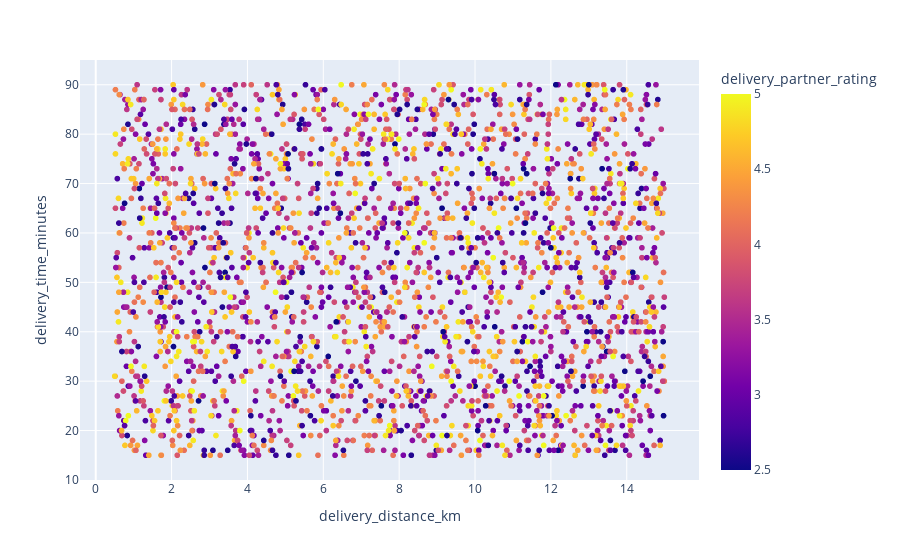

Notebook code for this chart:
### Code cell
fig2 = px.scatter(food, x = "delivery_distance_km", y = "delivery_time_minutes", color = "delivery_partner_rating")
fig2.show()

#Add color

### Figure 1 — Plotly figure (JSON) as saved in the notebook; plotly's stock layout.template omitted (floating-point values rounded to 4 significant figures; data arrays with more than 128 entries replaced by an {"elided": "..."} marker saying what was removed)
{"data": [{"hovertemplate": "delivery_distance_km=%{x}<br>delivery_time_minutes=%{y}<br>delivery_partner_rating=%{marker.color}<extra></extra>", "legendgroup": "", "marker": {"color": {"elided": "2600 float values"}, "coloraxis": "coloraxis", "symbol": "circle"}, "mode": "markers", "name": "", "showlegend": false, "type": "scattergl", "x": {"elided": "2600 float values"}, "xaxis": "x", "y": {"elided": "2600 int values"}, "yaxis": "y"}], "layout": {"coloraxis": {"colorbar": {"title": {"text": "delivery_partner_rating"}}, "colorscale": [[0, "#0d0887"], [0.1111, "#46039f"], [0.2222, "#7201a8"], [0.3333, "#9c179e"], [0.4444, "#bd3786"], [0.5556, "#d8576b"], [0.6667, "#ed7953"], [0.7778, "#fb9f3a"], [0.8889, "#fdca26"], [1, "#f0f921"]]}, "legend": {"tracegroupgap": 0}, "margin": {"t": 60}, "xaxis": {"anchor": "y", "domain": [0, 1], "title": {"text": "delivery_distance_km"}}, "yaxis": {"anchor": "x", "domain": [0, 1], "title": {"text": "delivery_time_minutes"}}}}
